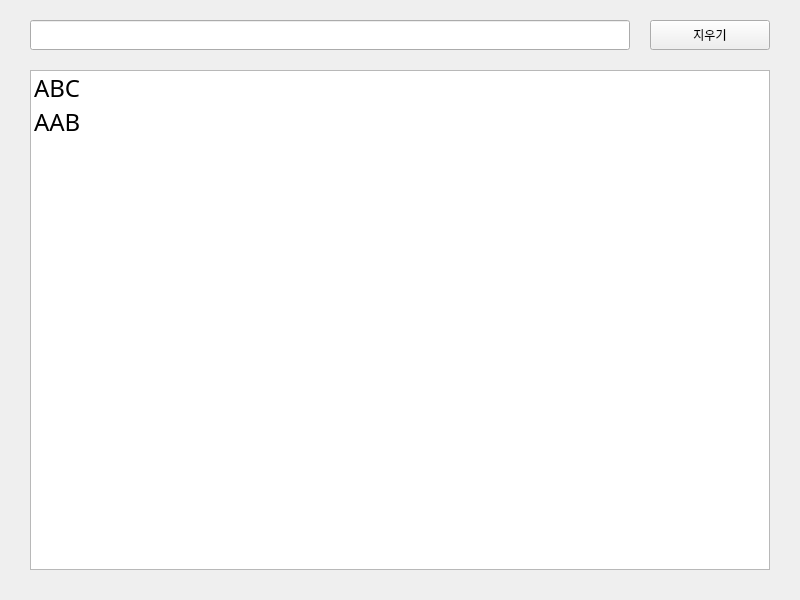
<?xml version="1.0" encoding="UTF-8"?>
<ui version="4.0">
 <class>dialog_search</class>
 <widget class="QDialog" name="dialog_search">
  <property name="geometry">
   <rect>
    <x>0</x>
    <y>0</y>
    <width>800</width>
    <height>600</height>
   </rect>
  </property>
  <property name="windowTitle">
   <string>검색</string>
  </property>
  <widget class="QLineEdit" name="QLine_search">
   <property name="geometry">
    <rect>
     <x>30</x>
     <y>20</y>
     <width>600</width>
     <height>30</height>
    </rect>
   </property>
  </widget>
  <widget class="QListWidget" name="QList_search">
   <property name="geometry">
    <rect>
     <x>30</x>
     <y>70</y>
     <width>740</width>
     <height>500</height>
    </rect>
   </property>
   <property name="font">
    <font>
     <family>나눔고딕</family>
     <pointsize>18</pointsize>
    </font>
   </property>
   <property name="editTriggers">
    <set>QAbstractItemView::DoubleClicked</set>
   </property>
   <property name="dragEnabled">
    <bool>false</bool>
   </property>
   <property name="dragDropOverwriteMode">
    <bool>false</bool>
   </property>
   <property name="alternatingRowColors">
    <bool>false</bool>
   </property>
   <item>
    <property name="text">
     <string>ABC</string>
    </property>
   </item>
   <item>
    <property name="text">
     <string>AAB</string>
    </property>
   </item>
  </widget>
  <widget class="QPushButton" name="QBtn_searchCls">
   <property name="geometry">
    <rect>
     <x>650</x>
     <y>20</y>
     <width>120</width>
     <height>30</height>
    </rect>
   </property>
   <property name="text">
    <string>지우기</string>
   </property>
   <property name="autoDefault">
    <bool>false</bool>
   </property>
  </widget>
 </widget>
 <resources/>
 <connections/>
</ui>
